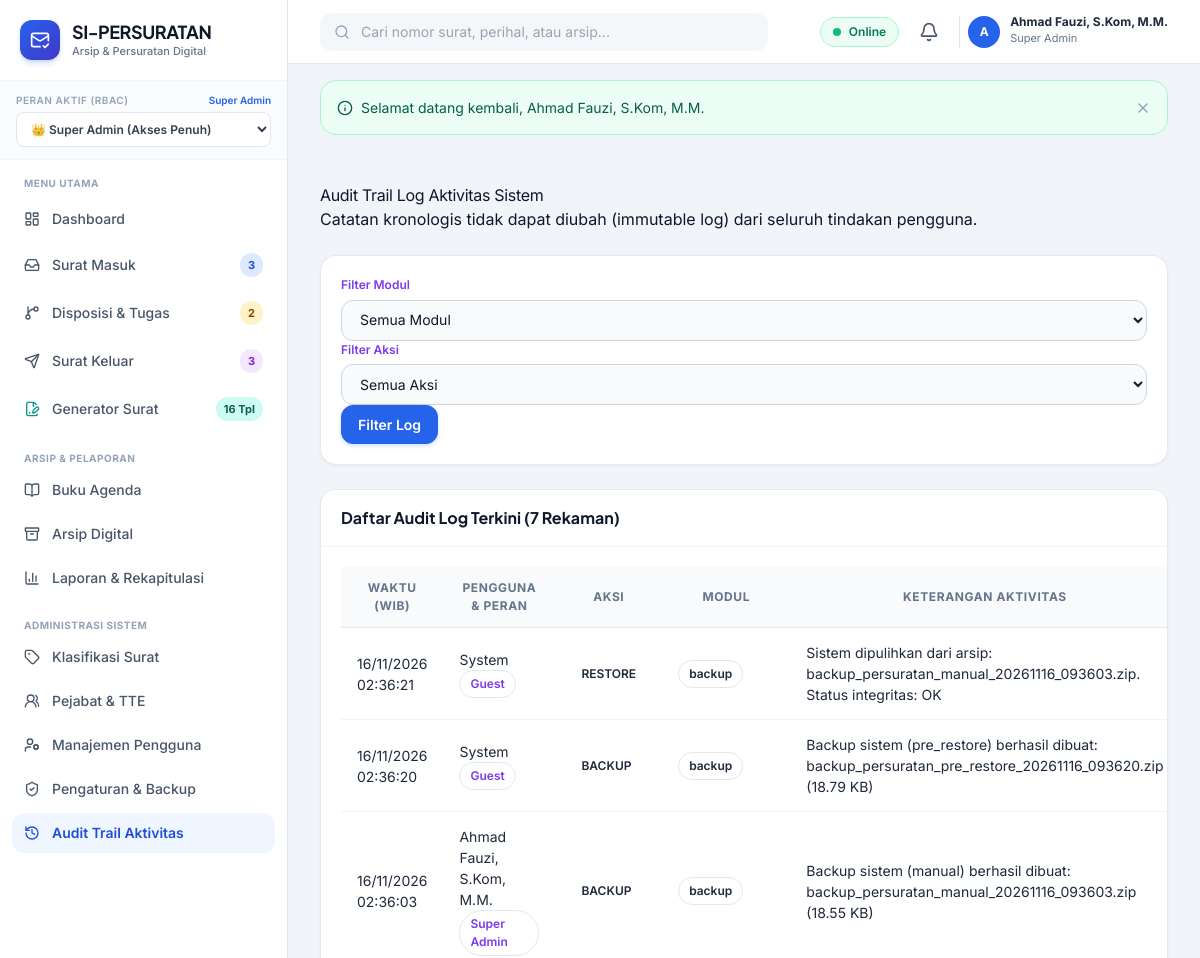
The app's page /public/audit_log.php (signed in, upper part), older data.
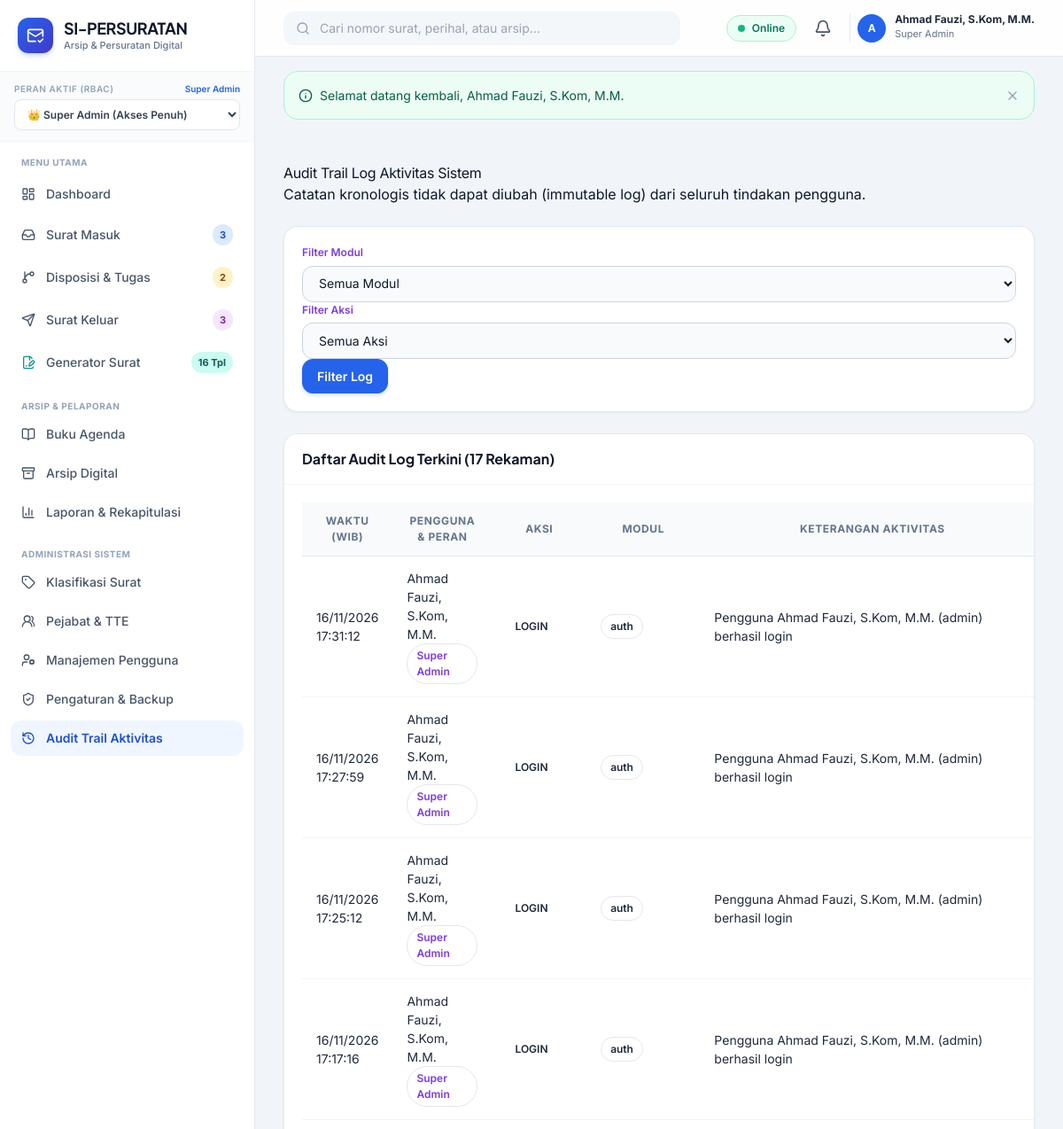
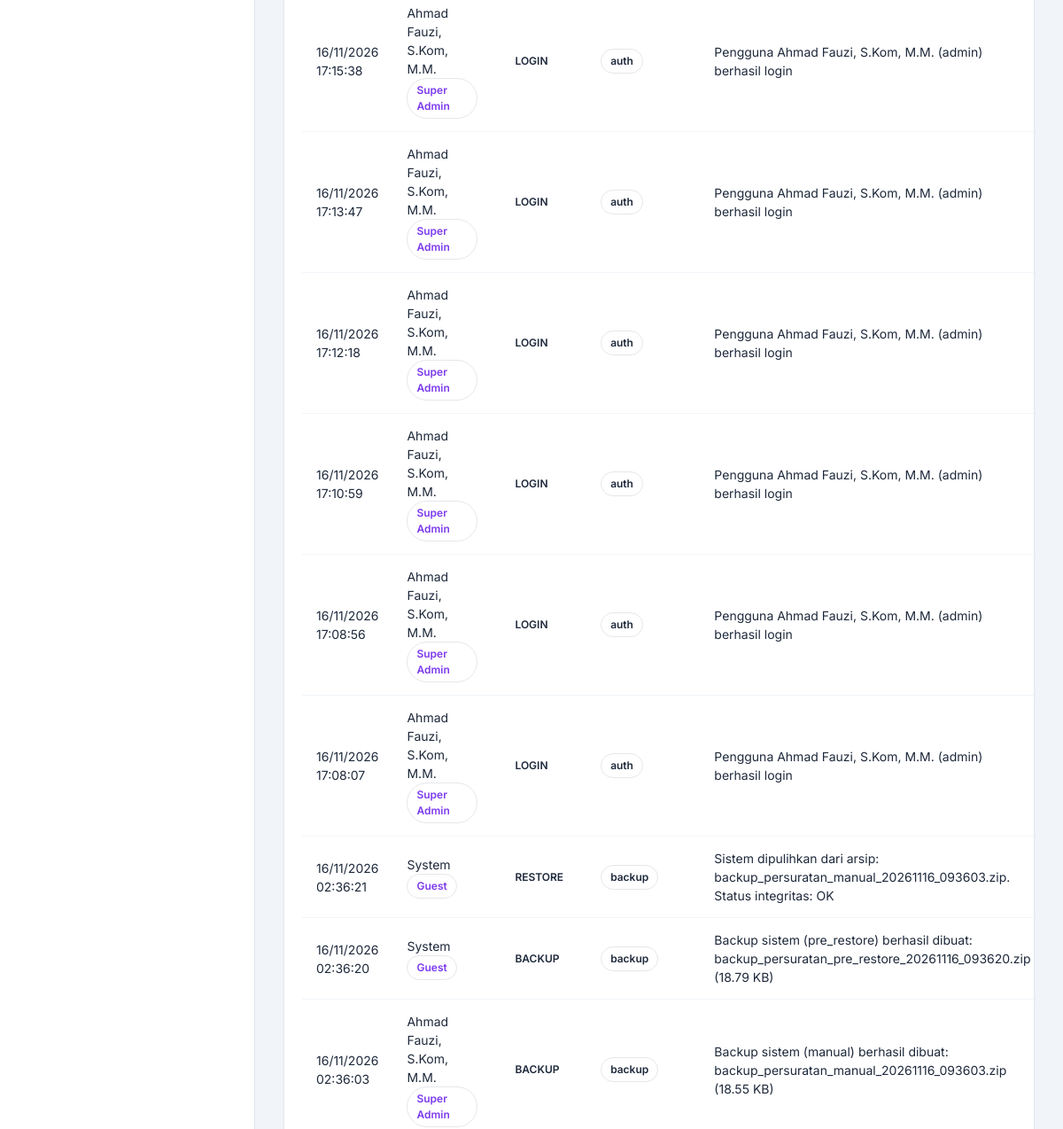
The same page, newer data (2 pictures, top to bottom).
### tables this page shows
CREATE TABLE users (
    id INTEGER PRIMARY KEY AUTOINCREMENT,
    username TEXT NOT NULL UNIQUE,
    email TEXT NOT NULL UNIQUE,
    password_hash TEXT NOT NULL,
    full_name TEXT NOT NULL,
    nip TEXT,
    jabatan TEXT,
    phone TEXT,
    role_id INTEGER NOT NULL,
    avatar TEXT,
    is_active INTEGER NOT NULL DEFAULT 1,
    created_at DATETIME DEFAULT CURRENT_TIMESTAMP,
    updated_at DATETIME DEFAULT CURRENT_TIMESTAMP,
    deleted_at DATETIME DEFAULT NULL,
    FOREIGN KEY (role_id) REFERENCES roles (id) ON DELETE RESTRICT
);

CREATE TABLE roles (
    id INTEGER PRIMARY KEY AUTOINCREMENT,
    name TEXT NOT NULL,
    slug TEXT NOT NULL UNIQUE,
    description TEXT,
    created_at DATETIME DEFAULT CURRENT_TIMESTAMP
);

CREATE TABLE aktivitas_log (
    id INTEGER PRIMARY KEY AUTOINCREMENT,
    user_id INTEGER,
    action TEXT NOT NULL, -- 'CREATE', 'UPDATE', 'DELETE', 'APPROVE', 'EXPORT', 'BACKUP', 'RESTORE', 'LOGIN'
    module TEXT NOT NULL, -- 'auth', 'surat_masuk', 'surat_keluar', 'disposisi', 'arsip', 'backup', 'settings'
    record_id INTEGER,
    details TEXT,
    ip_address TEXT,
    user_agent TEXT,
    created_at DATETIME DEFAULT CURRENT_TIMESTAMP,
    FOREIGN KEY (user_id) REFERENCES users (id) ON DELETE SET NULL
);

### config/app.php (called while the page is built, shortened)
<?php
function url(string $path = ''): string {
    $cleanPath = ltrim($path, '/');
    if (empty(BASE_URL)) {
        return '/' . $cleanPath;
    }
    return BASE_URL . '/' . $cleanPath;
}

### app/helpers/Auth.php (called while the page is built, shortened)
<?php
class Auth {
    public static function check(): bool {
        return isset($_SESSION['user_id']) && !empty($_SESSION['user_id']);
    }
    public static function user(): ?array {
        static $cachedUser = null;
        if ($cachedUser !== null && $cachedUser['id'] === $_SESSION['user_id']) {
            return $cachedUser;
        }
        $db = Database::getInstance();
        $stmt = $db->prepare("
            SELECT u.*, r.name as role_name, r.slug as role_slug
            FROM users u
            JOIN roles r ON u.role_id = r.id
            WHERE u.id = :id AND u.is_active = 1 AND u.deleted_at IS NULL
        ");
        $stmt->execute([':id' => $_SESSION['user_id']]);
        $user = $stmt->fetch();
        $cachedUser = $user;
        return $user;
    }
    public static function role(): ?string {
        $user = self::user();
        return $user['role_slug'] ?? null;
    }
    public static function hasRole($roles): bool {
        $currentRole = self::role();
        if (is_string($roles)) {
            $roles = [$roles];
        }
        return in_array($currentRole, $roles);
    }
}

### public/audit_log.php (the view, shortened to what the rows shown need)
<?php
require_once __DIR__ . '/../config/app.php';
if (!Auth::check() || !Auth::hasRole('superadmin')) {
    Flash::set('danger', 'Hanya Super Administrator yang berwenang melihat Audit Trail Log.');
    redirect('dashboard.php');
}
$db = Database::getInstance();
$sql = "
    SELECT a.*, u.full_name, u.username, r.name as role_name
    FROM aktivitas_log a
    LEFT JOIN users u ON a.user_id = u.id
    LEFT JOIN roles r ON u.role_id = r.id
    WHERE 1=1
";
$params = [];
$sql .= " ORDER BY a.created_at DESC LIMIT 100";
$stmt = $db->prepare($sql);
$stmt->execute($params);
$logs = $stmt->fetchAll();
require_once APP_PATH . '/views/layouts/header.php';
?>
<div class="card border-0 shadow-sm rounded-3">
    <div class="card-body p-0">
        <div class="table-responsive">
            <table class="table table-custom mb-0">
                <thead>
                    <tr>
                        <th width="160">Waktu (WIB)</th>
                        <th>Pengguna & Peran</th>
                        <th>Aksi</th>
                        <th>Modul</th>
                        <th>Keterangan Aktivitas</th>
                    </tr>
                </thead>
                <tbody>
                    <?php if (empty($logs)): ?>
                        <tr><td colspan="6" class="text-center text-muted py-4">Tidak ada log aktivitas yang cocok.</td></tr>
                    <?php else: ?>
                        <?php foreach ($logs as $l): ?>
                            <tr>
                                <td class="text-muted font-monospace small"><?= date('d/m/Y H:i:s', strtotime($l['created_at'])) ?></td>
                                <td>
                                    <div class="fw-semibold text-dark small"><?= htmlspecialchars($l['full_name'] ?? 'System') ?></div>
                                    <span class="badge bg-light text-secondary border" style="font-size:10px;"><?= htmlspecialchars($l['role_name'] ?? 'Guest') ?></span>
                                </td>
                                <td>
                                    <?php
                                    $actBadge = match($l['action']) {
                                        'CREATE' => 'badge-soft-success',
                                        'UPDATE' => 'badge-soft-warning',
                                        'DELETE' => 'badge-soft-danger',
                                        'APPROVE' => 'badge-soft-purple',
                                        'LOGIN' => 'badge-soft-primary',
                                        'BACKUP', 'RESTORE' => 'badge-soft-info',
                                        default => 'badge-soft-primary'
                                    };
                                    ?>
                                    <span class="badge <?= $actBadge ?>"><?= htmlspecialchars($l['action']) ?></span>
                                </td>
                                <td><span class="badge bg-light text-dark border"><?= htmlspecialchars($l['module']) ?></span></td>
                                <td class="small text-secondary"><?= htmlspecialchars($l['details'] ?? '-') ?></td>
                            </tr>
                        <?php endforeach; ?>
                    <?php endif; ?>
                </tbody>
            </table>
        </div>
    </div>
</div>
<?php require_once APP_PATH . '/views/layouts/footer.php'; ?>

### app/views/layouts/header.php (shortened to what the rows shown need)
<!DOCTYPE html>
<html lang="id">
<head>
    <script src="https://cdn.tailwindcss.com"></script>
</head>
<body class="antialiased selection:bg-blue-100 selection:text-blue-900">
<div class="min-h-screen flex flex-col lg:flex-row">
    <?php require_once APP_PATH . '/views/layouts/sidebar.php'; ?>
    <div class="flex-1 flex flex-col min-w-0 pb-20 lg:pb-0">
        <header class="sticky top-0 z-30 bg-white/90 backdrop-blur-md border-b border-slate-200 px-4 lg:px-8 h-16 flex items-center justify-between gap-4">
            <div class="flex items-center gap-2 sm:gap-3">
                <div class="relative">
                    <button onclick="toggleDropdown('user-menu')" class="flex items-center gap-2.5 pl-2 border-l border-slate-200 hover:opacity-90 transition">
                        <div class="w-8 h-8 rounded-full bg-blue-600 text-white font-bold text-xs flex items-center justify-center shadow-xs">
                            <?= strtoupper(substr($currentUser['full_name'] ?? 'U', 0, 1)) ?>
                        </div>
                        <div class="hidden md:block text-left">
                            <p class="text-xs font-bold text-slate-800 leading-none"><?= htmlspecialchars($currentUser['full_name'] ?? 'User') ?></p>
                            <p class="text-[11px] text-slate-500 mt-0.5"><?= htmlspecialchars($currentUser['role_name'] ?? 'Role') ?></p>
                        </div>
                    </button>
                </div>
            </div>
        </header>
        <main class="flex-1 p-4 lg:p-8 max-w-7xl w-full mx-auto space-y-6">

### app/views/layouts/sidebar.php (shortened to what the rows shown need)
<?php
$currentUser = Auth::user();
$currentRoleSlug = $currentUser['role_slug'] ?? 'superadmin';
?>
<aside id="sidebar" class="fixed lg:sticky top-0 left-0 z-50 h-screen w-72 bg-white border-r border-slate-200 flex flex-col transition-transform duration-300 -translate-x-full lg:translate-x-0 shrink-0">
  <div class="p-5 border-b border-slate-100 flex items-center justify-between">
    <a href="<?= url('dashboard.php') ?>" class="flex items-center gap-3 group text-decoration-none">
      <div>
        <h1 class="font-display font-bold text-slate-900 text-lg leading-tight tracking-tight">SI-PERSURATAN</h1>
      </div>
    </a>
  </div>
  <div class="px-4 py-3 bg-slate-50/80 border-b border-slate-100">
    <div class="flex items-center justify-between mb-1">
      <label class="text-[10px] font-semibold uppercase tracking-wider text-slate-400 block">Peran Aktif (RBAC)</label>
      <span class="text-[10px] text-blue-600 font-semibold"><?= htmlspecialchars($currentUser['role_name'] ?? 'User') ?></span>
    </div>
    <div class="relative">
      <select onchange="window.location.href='<?= url('switch_role.php?role=') ?>' + this.value" class="w-full text-xs font-semibold bg-white border border-slate-200 rounded-lg px-2.5 py-2 text-slate-700 focus:outline-none focus:ring-2 focus:ring-blue-500/20 focus:border-blue-600 cursor-pointer">
        <option value="superadmin" <?= $currentRoleSlug === 'superadmin' ? 'selected' : '' ?>>👑 Super Admin (Akses Penuh)</option>
      </select>
    </div>
  </div>
</aside>

Row changes from the older to the newer data that the page shows:
added aktivitas_log: created_at "16/11/2026 17:31:12", user.full_name "Ahmad Fauzi, S.Kom, M.M.", roles.name "Super Admin", action "LOGIN", module "auth", details "Pengguna Ahmad Fauzi, S.Kom, M.M. (admin) berhasil login"
added aktivitas_log: created_at "16/11/2026 17:27:59", user.full_name "Ahmad Fauzi, S.Kom, M.M.", roles.name "Super Admin", action "LOGIN", module "auth", details "Pengguna Ahmad Fauzi, S.Kom, M.M. (admin) berhasil login"
added aktivitas_log: created_at "16/11/2026 17:25:12", user.full_name "Ahmad Fauzi, S.Kom, M.M.", roles.name "Super Admin", action "LOGIN", module "auth", details "Pengguna Ahmad Fauzi, S.Kom, M.M. (admin) berhasil login"
added aktivitas_log: created_at "16/11/2026 17:17:16", user.full_name "Ahmad Fauzi, S.Kom, M.M.", roles.name "Super Admin", action "LOGIN", module "auth", details "Pengguna Ahmad Fauzi, S.Kom, M.M. (admin) berhasil login"
added aktivitas_log: created_at "16/11/2026 17:15:38", user.full_name "Ahmad Fauzi, S.Kom, M.M.", roles.name "Super Admin", action "LOGIN", module "auth", details "Pengguna Ahmad Fauzi, S.Kom, M.M. (admin) berhasil login"
added aktivitas_log: created_at "16/11/2026 17:13:47", user.full_name "Ahmad Fauzi, S.Kom, M.M.", roles.name "Super Admin", action "LOGIN", module "auth", details "Pengguna Ahmad Fauzi, S.Kom, M.M. (admin) berhasil login"
added aktivitas_log: created_at "16/11/2026 17:12:18", user.full_name "Ahmad Fauzi, S.Kom, M.M.", roles.name "Super Admin", action "LOGIN", module "auth", details "Pengguna Ahmad Fauzi, S.Kom, M.M. (admin) berhasil login"
added aktivitas_log: created_at "16/11/2026 17:10:59", user.full_name "Ahmad Fauzi, S.Kom, M.M.", roles.name "Super Admin", action "LOGIN", module "auth", details "Pengguna Ahmad Fauzi, S.Kom, M.M. (admin) berhasil login"
added aktivitas_log: created_at "16/11/2026 17:08:56", user.full_name "Ahmad Fauzi, S.Kom, M.M.", roles.name "Super Admin", action "LOGIN", module "auth", details "Pengguna Ahmad Fauzi, S.Kom, M.M. (admin) berhasil login"
added aktivitas_log: created_at "16/11/2026 17:08:07", user.full_name "Ahmad Fauzi, S.Kom, M.M.", roles.name "Super Admin", action "LOGIN", module "auth", details "Pengguna Ahmad Fauzi, S.Kom, M.M. (admin) berhasil login"
Text that changed along with them:
count($logs): "7" → "17"
